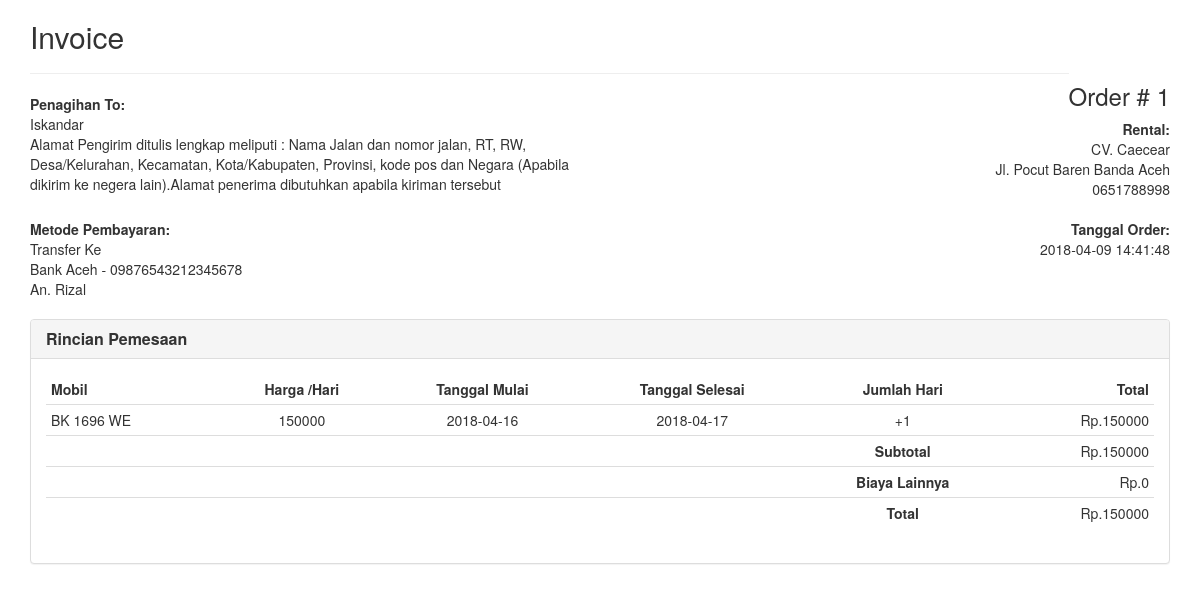
/frame.php?id=1, run on an earlier commit of the app's database.
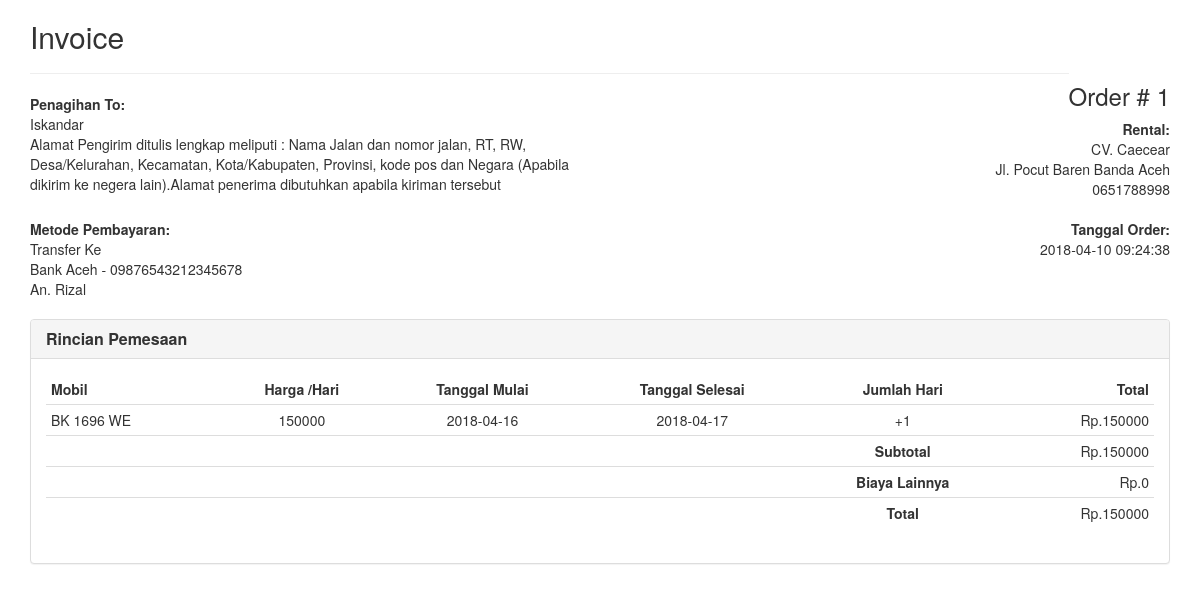
And on a later commit of the database.
### tables this page shows
CREATE TABLE `pesan` (
  `id_costumer` int(11) NOT NULL,
  `no_pol` varchar(10) NOT NULL,
  `invoice` int(255) NOT NULL,
  `tanggal_pesan` timestamp NOT NULL DEFAULT CURRENT_TIMESTAMP ON UPDATE CURRENT_TIMESTAMP,
  `tanggal_mulai` date NOT NULL,
  `tanggal_selesai` date NOT NULL,
  `harga` int(10) NOT NULL,
  `bank_pengirim` varchar(50) DEFAULT NULL,
  `rek_pengirim` varchar(100) DEFAULT NULL,
  `bukti_pembayaran` varchar(255) DEFAULT NULL,
  `nominal` int(11) DEFAULT NULL,
  `verifikasi_pembayaran` int(11) DEFAULT '0'
);

CREATE TABLE `costumer` (
  `id_costumer` int(255) NOT NULL,
  `nama` varchar(50) NOT NULL,
  `alamat` varchar(255) NOT NULL,
  `no_hp` varchar(15) NOT NULL,
  `email` varchar(50) NOT NULL,
  `username` varchar(50) NOT NULL,
  `password` varchar(50) NOT NULL,
  `foto_ktp` varchar(100) NOT NULL,
  `foto_ktp_orang` varchar(100) NOT NULL,
  `verifikasi` int(2) NOT NULL DEFAULT '0'
);

CREATE TABLE `rental` (
  `id_rental` int(100) NOT NULL,
  `nama_rental` varchar(100) NOT NULL,
  `alamat` varchar(255) NOT NULL,
  `nama_pemilik` varchar(50) NOT NULL,
  `no_hp_pemilik` varchar(15) NOT NULL,
  `no_hp_rental` varchar(15) NOT NULL,
  `status` int(2) NOT NULL,
  `id_admin` varchar(20) NOT NULL,
  `username` varchar(20) NOT NULL,
  `password` varchar(255) NOT NULL,
  `foto_rental` varchar(255) NOT NULL,
  `nik` varchar(30) NOT NULL,
  `tanggal_daftar` timestamp NOT NULL DEFAULT CURRENT_TIMESTAMP ON UPDATE CURRENT_TIMESTAMP,
  `pemilik_rekening` varchar(100) NOT NULL,
  `rekening` varchar(25) NOT NULL,
  `bank` varchar(10) NOT NULL
);

CREATE TABLE `mobil` (
  `no_pol` varchar(10) NOT NULL,
  `merek` varchar(20) NOT NULL,
  `jenis` varchar(20) NOT NULL,
  `tipe` varchar(20) NOT NULL,
  `tahun_pembuatan` int(5) NOT NULL,
  `harga_sewa` int(12) NOT NULL,
  `bahan_bakar` varchar(10) NOT NULL,
  `kapasitas_penumpang` varchar(10) NOT NULL,
  `fasilitas` text NOT NULL,
  `id_rental` int(100) NOT NULL,
  `tanggal_post` timestamp NOT NULL DEFAULT CURRENT_TIMESTAMP ON UPDATE CURRENT_TIMESTAMP,
  `foto_depan` varchar(100) NOT NULL,
  `foto_samping` varchar(100) NOT NULL,
  `foto_belakang` varchar(100) NOT NULL,
  `foto_dalam1` varchar(100) NOT NULL,
  `foto_dalam2` varchar(100) NOT NULL
);

### frame.php (the view, shortened to what this page needs)
<!DOCTYPE html>
<html lang="en">
<head>
    <link href="//netdna.bootstrapcdn.com/bootstrap/3.1.0/css/bootstrap.min.css" rel="stylesheet" id="bootstrap-css">
</head>
<body >
<?php $id=$_GET['id'];
include 'share/db.php';
$query = mysqli_query($con,"SELECT *, costumer.alamat as alamat_c , rental.alamat as alamat_r  from pesan left JOIN mobil on pesan.no_pol=mobil.no_pol left join costumer on costumer.id_costumer=pesan.id_costumer left JOIN rental on rental.id_rental=mobil.id_rental WHERE pesan.invoice='$id' ");
while($data = mysqli_fetch_array($query)){
?>
  <div class="container">
  <div class="row">
      <div class="col-xs-12">
      <div class="invoice-title">
        <h2>Invoice</h2><h3 class="pull-right">Order # <?php echo $data['invoice']?></h3>
      </div>
      <hr>
      <div class="row">
        <div class="col-xs-6">
          <address>
          <strong>Penagihan To:</strong><br>
            <?php echo $data['nama']?><br>
            <?php echo $data['alamat_c']?><br>
          </address>
        </div>
        <div class="col-xs-6 text-right">
          <address>
            <strong>Rental:</strong><br>
            <?php echo $data['nama_rental']?><br>
            <?php echo $data['alamat_r']?><br>
            <?php echo $data['no_hp_rental']?><br>
          </address>
        </div>
      </div>
      <div class="row">
        <div class="col-xs-6">
          <address>
            <strong>Metode Pembayaran:</strong><br>
            Transfer Ke <br>
            Bank <?php echo $data['bank']?> - <?php echo $data['rekening']?><br>
            An. <?php echo $data['pemilik_rekening']?>
          </address>
        </div>
        <div class="col-xs-6 text-right">
          <address>
            <strong>Tanggal Order:</strong><br>
          <?php echo $data['tanggal_pesan']?><br><br>
          </address>
        </div>
      </div>
    </div>
  </div>
  <div class="row">
    <div class="col-md-12">
      <div class="panel panel-default">
        <div class="panel-heading">
          <h3 class="panel-title"><strong>Rincian Pemesaan</strong></h3>
        </div>
        <div class="panel-body">
          <div class="table-responsive">
            <table class="table table-condensed">
              <thead>
                              <tr>
                    <td><strong>Mobil</strong></td>
                    <td class="text-center"><strong>Harga /Hari</strong></td>
                    <td class="text-center"><strong>Tanggal Mulai</strong></td>
                    <td class="text-center"><strong>Tanggal Selesai</strong></td>
                    <td class="text-center"><strong>Jumlah Hari</strong></td>
                    <td class="text-right"><strong>Total</strong></td>
                              </tr>
              </thead>
              <tbody>
                <tr>
                  <td class="text-left"> <?php echo $data['no_pol']?></td>
                  <td class="text-center"> <?php echo $data['harga']?></td>
                  <td class="text-center"><?php echo $data['tanggal_mulai']?></td>
                  <td class="text-center"><?php echo $data['tanggal_selesai']?></td>
                  <td class="text-center"><?php $date1=date_create($data['tanggal_selesai']);
                                                $date2=date_create($data['tanggal_mulai']);
                                                $perbedaan=date_diff($date2,$date1);
                                                echo $perbedaan=$perbedaan->format("%R%a");
                                          ?></td>
                  <td class="text-right">Rp.<?php echo ($data['harga']*$perbedaan); ?></td>
                </tr>
                <tr>
                  <td class="thick-line"></td>
                  <td class="thick-line"></td>
                  <td class="thick-line"></td>
                  <td class="thick-line"></td>
                  <td class="thick-line text-center"><strong>Subtotal</strong></td>
                  <td class="thick-line text-right">Rp.<?php echo ($data['harga']*$perbedaan); ?></td>
                </tr>
                <tr>
                  <td class="no-line"></td>
                  <td class="no-line"></td>
                  <td class="no-line"></td>
                  <td class="no-line"></td>
                  <td class="no-line text-center"><strong>Biaya Lainnya</strong></td>
                  <td class="no-line text-right">Rp.0</td>
                </tr>
                <tr>
                  <td class="no-line"></td>
                  <td class="no-line"></td>
                  <td class="no-line"></td>
                  <td class="no-line"></td>
                  <td class="no-line text-center"><strong>Total</strong></td>
                  <td class="no-line text-right">Rp.<?php echo ($data['harga']*$perbedaan); ?></td>
                </tr>
              </tbody>
            </table>
          </div>
        </div>
      </div>
    </div>
  </div>
</div>
<?php } ?>
</body>
</html>

What changed in the data, as far as the page shows it:
changed pesan "Iskandar": tanggal_pesan "2018-04-09 14:41:48" → "2018-04-10 09:24:38"
